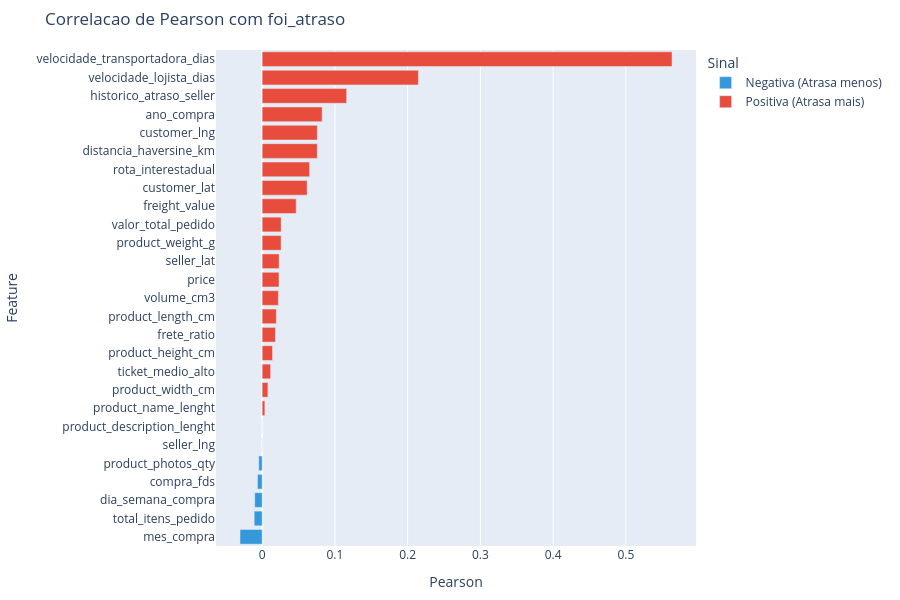

The notebook cell this image was saved under:
### Code cell
df_pearson_plot = pd.DataFrame({'Feature': corr_target.index, 'Pearson': corr_target.values})
df_pearson_plot['Sinal'] = np.where(df_pearson_plot['Pearson'] > 0, 'Positiva (Atrasa mais)', 'Negativa (Atrasa menos)')

fig_corr = px.bar(
    df_pearson_plot,
    x='Pearson',
    y='Feature',
    orientation='h',
    title='Correlacao de Pearson com foi_atraso',
    color='Sinal',
    color_discrete_map={'Positiva (Atrasa mais)': '#e74c3c', 'Negativa (Atrasa menos)': '#3498db'}
)
fig_corr.update_layout(
    height=600, 
    yaxis={'categoryorder': 'total ascending'},
    margin=dict(l=200, r=20, t=50, b=50)
)
fig_corr.show()

### Figure 1 — Plotly figure (JSON) as saved in the notebook; plotly's stock layout.template omitted (floating-point values rounded to 4 significant figures)
{"data": [{"hovertemplate": "Sinal=Negativa (Atrasa menos)<br>Pearson=%{x}<br>Feature=%{y}<extra></extra>", "legendgroup": "Negativa (Atrasa menos)", "marker": {"color": "#3498db", "pattern": {"shape": ""}}, "name": "Negativa (Atrasa menos)", "orientation": "h", "showlegend": true, "textposition": "auto", "type": "bar", "x": [-0.03047, -0.01096, -0.01023, -0.006437, -0.00471, -0.0001244, -3.276e-05], "xaxis": "x", "y": ["mes_compra", "total_itens_pedido", "dia_semana_compra", "compra_fds", "product_photos_qty", "seller_lng", "product_description_lenght"], "yaxis": "y"}, {"hovertemplate": "Sinal=Positiva (Atrasa mais)<br>Pearson=%{x}<br>Feature=%{y}<extra></extra>", "legendgroup": "Positiva (Atrasa mais)", "marker": {"color": "#e74c3c", "pattern": {"shape": ""}}, "name": "Positiva (Atrasa mais)", "orientation": "h", "showlegend": true, "textposition": "auto", "type": "bar", "x": [0.003719, 0.007885, 0.01159, 0.01417, 0.01826, 0.01944, 0.0223, 0.02312, 0.02337, 0.02606, 0.02614, 0.04677, 0.06186, 0.06526, 0.07581, 0.07584, 0.08242, 0.1161, 0.2148, 0.5634], "xaxis": "x", "y": ["product_name_lenght", "product_width_cm", "ticket_medio_alto", "product_height_cm", "frete_ratio", "product_length_cm", "volume_cm3", "price", "seller_lat", "product_weight_g", "valor_total_pedido", "freight_value", "customer_lat", "rota_interestadual", "distancia_haversine_km", "customer_lng", "ano_compra", "historico_atraso_seller", "velocidade_lojista_dias", "velocidade_transportadora_dias"], "yaxis": "y"}], "layout": {"barmode": "relative", "height": 600, "legend": {"title": {"text": "Sinal"}, "tracegroupgap": 0}, "margin": {"b": 50, "l": 200, "r": 20, "t": 50}, "title": {"text": "Correlacao de Pearson com foi_atraso"}, "xaxis": {"anchor": "y", "domain": [0, 1], "title": {"text": "Pearson"}}, "yaxis": {"anchor": "x", "categoryorder": "total ascending", "domain": [0, 1], "title": {"text": "Feature"}}}}
